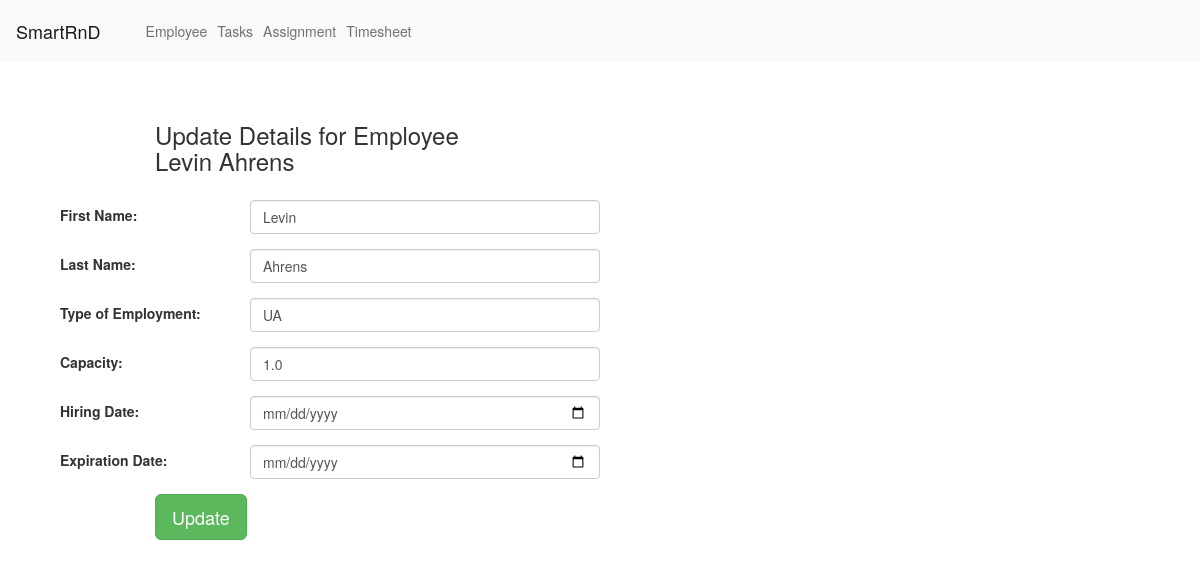
The page /edit_emp/1 on the database as committed earlier.
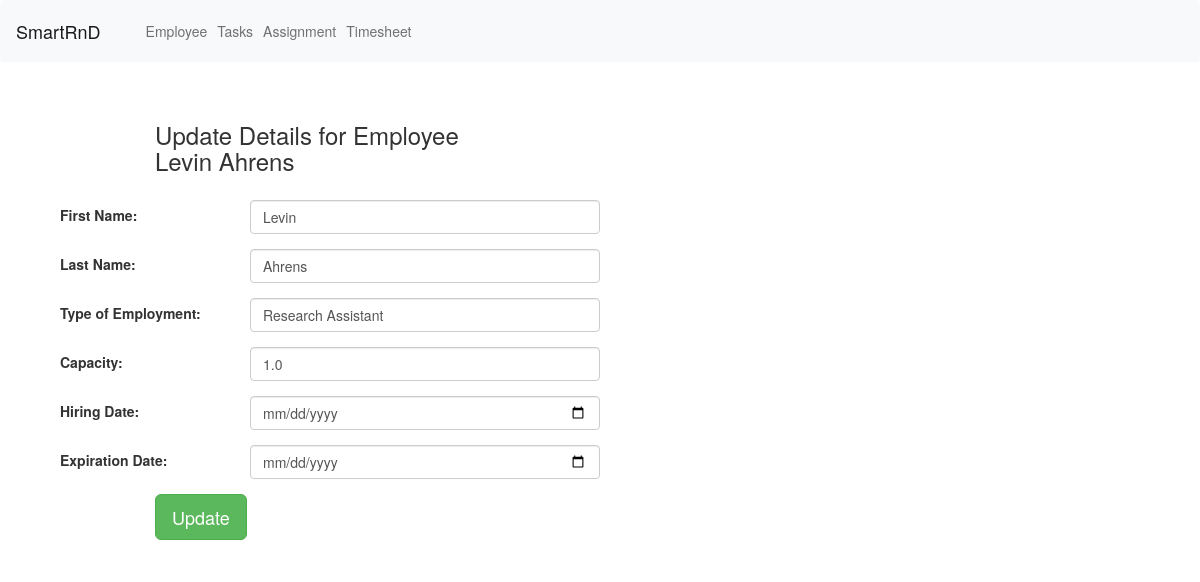
The same page on the database as committed later.
### erpapp/models.py (models this page shows, shortened)
class Employee(models.Model):
    firstname = models.CharField('First Name', max_length=32)
    lastname = models.CharField('Last Name', max_length=32)
    type_choices = [
        ('Undergraduate Assistant', 'Undergraduate Assistant'),
        ('Research Assistant', 'Research Assistant')
    ]
    type = models.CharField('Type of Employment', choices=type_choices, max_length=32)
    capacity = models.FloatField('Capacity', default=1.0)
    hiring_date = models.DateField('Hiring Date')
    expiration_date = models.DateField('Expiration Date')
    @property
    def fullname(self):
        return '{} {}'.format(self.firstname, self.lastname)
    class Meta:
        db_table = "employee"

### erpapp/views.py (the view)
# urls.py: path('edit_emp/<int:id>', views.edit_emp),
def edit_emp(request, id):
    employee = Employee.objects.get(id=id)
    context = {
        'employee': employee
    }
    return render(request, 'edit_emp.html', context)

### erpapp/Templates/edit_emp.html (shortened to what this page needs)
{% extends "base.html" %}
{% block content %}
<div class="col-md-12">
 <form method="POST" class="post-form" action="/update_emp/{{ employee.id }}">
  <div class="container">
 <br>
  <div class="form-group row">
  <label class="col-sm-1 col-form-label"></label>
  <div class="col-sm-4">
  <h3>Update Details for Employee<br>{{ employee.fullname }}</h3>
  </div>
   </div>
   <div class="form-group row">
  <label class="col-sm-2 col-form-label">First Name:</label>
  <div class="col-sm-4">
   <input type="text" class="form-control" name="firstname" id="id_firstname" required maxlength="32" value="{{ employee.firstname }}" />
  </div>
   </div>
  <div class="form-group row">
  <label class="col-sm-2 col-form-label">Last Name:</label>
  <div class="col-sm-4">
   <input type="text" class="form-control" name="lastname" id="id_lastname" required maxlength="32" value="{{ employee.lastname }}" />
  </div>
   </div>
  <div class="form-group row">
  <label class="col-sm-2 col-form-label">Type of Employment:</label>
  <div class="col-sm-4">
   <input type="text" class="form-control" name="type" id="id_type" required maxlength="15" value="{{ employee.type }}" />
  </div>
   </div>
    <div class="form-group row">
  <label class="col-sm-2 col-form-label">Capacity:</label>
  <div class="col-sm-4">
   <input type="number" step="0.1" class="form-control" name="capacity" id="id_capacity" required maxlength="20" value="{{ employee.capacity }}"/>
  </div>
   </div>
    <div class="form-group row">
  <label class="col-sm-2 col-form-label">Hiring Date:</label>
  <div class="col-sm-4">
   <input type="date" class="form-control" name="hiring_date" id="id_hiring_date" required maxlength="20" value="{{ employee.hiring_date }}"/>
  </div>
   </div>
    <div class="form-group row">
  <label class="col-sm-2 col-form-label">Expiration Date:</label>
  <div class="col-sm-4">
   <input type="date" class="form-control" name="expiration_date" id="id_expiration_date" required maxlength="20" value="{{ employee.expiration_date }}"/>
  </div>
   </div>
  <div class="form-group row">
  <label class="col-sm-1 col-form-label"></label>
  <div class="col-sm-4">
  <button type="submit" class="btn btn-success btn-lg">Update</button>
  </div>
   </div>
  </div>
 </form>
</div>
{% endblock content %}

Rows that differ between the two databases and show on the page:
changed Employee "Levin Ahrens": type "UA" → "Research Assistant"
